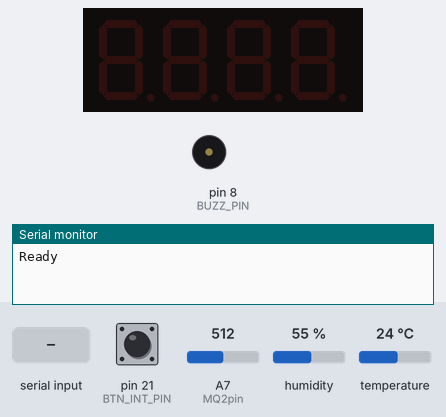
The sketch below on a simulated Arduino Mega 2560, built with avr-gcc and run on an emulated ATmega2560. Parts: 4-digit seven-segment display, buzzer (waves = sounding), the last lines printed to the serial monitor. Inputs (shaded band) come from the test bench; at power-on: pin 21 (BTN_INT_PIN) LOW, temperature 24 °C, A7 (MQ2pin) = 512, humidity 55 %.

Above: at 0.9 s.
1.0 s: "ted" received over the second serial link
3.5 s: "FIRE" received over the second serial link
At 4.9 s:
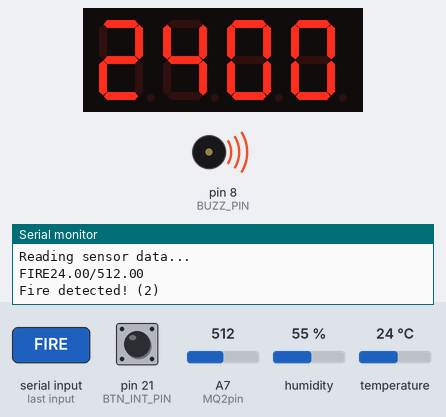
6.0 s: pin 21 (BTN_INT_PIN) pulled HIGH for 0.15 s
At 7.2 s:
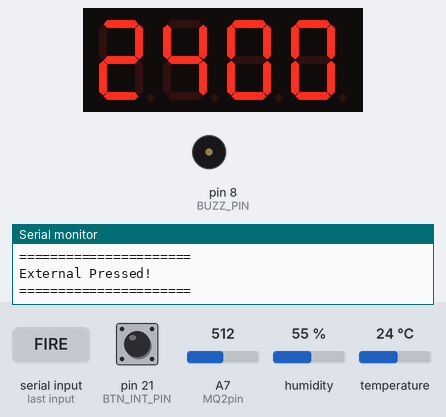
7.6 s: "SAFE" received over the second serial link
10.6 s: "90,45\n" received over the second serial link
13.6 s: temperature set to 12 °C
At 17.3 s:
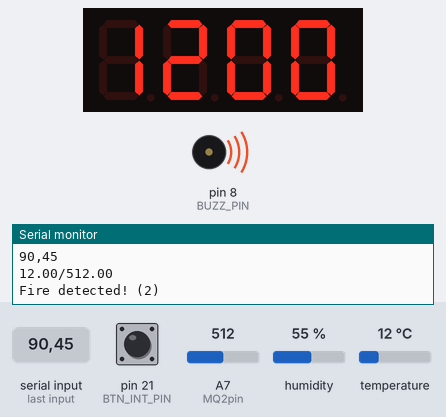
Timing chart, 0 to 17.6 s (numbered marks = the images above; inputs shaded):
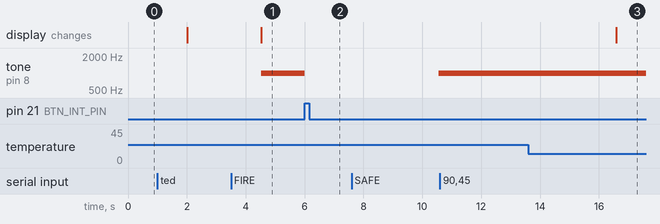

The sketch:

arduino_code.ino
```cpp
#include "DHT.h"
#include "TM1637.h"

#define DHTPIN A8
#define DHTTYPE DHT22
#define MQ2pin A7
#define CLK 2
#define DIO 3
#define BUZZ_PIN 8
#define BTN_INT_PIN 21

unsigned long lastInterrupt = millis();

TM1637 tm1637(CLK,DIO);
DHT dht(DHTPIN, DHTTYPE);

const char* ATMEGA_INIT = "00000000\n";
const char* ATMEGA_NORMAL = "11111111\n";
const char* ATMEGA_FIRE = "22222222\n";

const float TEMP_THRES = 40.0;
const float SMOKE_THRES = 300.0;

void setup() {
  // put your setup code here, to run once:
  Serial.begin(9600);
  Serial1.begin(9600);
  Serial2.begin(9600);
  Serial.println("Ready");

  while (true) {
    String recv_str = "";
    boolean t = false; // Check if received something
    while(Serial1.available() > 0) {
       recv_str = Serial1.readString();
       t = true;
    }

    if (t){
      Serial.println(recv_str);

      if (recv_str.indexOf("ted") != -1) { // Connec"ted", if yes go to loop
        break;
      }
    }
  }
  Serial1.write("OK");

  tm1637.init();
  tm1637.set(BRIGHT_TYPICAL);
  dht.begin();
  Serial.println("DHT22 and Gas sensor!");
  Serial2.write(ATMEGA_INIT);
  attachInterrupt(digitalPinToInterrupt(BTN_INT_PIN), interruptServiceRoutine, RISING);
  Serial.println("Interrupt attached");
}

bool extFireFlag = false;
float temp;
float smoke;

void loop() {
  Serial.println("Reading sensor data...");
  delay(1000);
  while (true) {
    String recv_str = "";
    boolean t = false;
    while(Serial1.available() > 0) {
       recv_str = Serial1.readString();
       t = true;

       // Read messages from ESP8266 (MQTT Subscription)
       if (recv_str.indexOf("FIRE") != -1) {
          extFireFlag = true;
       } else if (recv_str.indexOf("SAFE") != -1) {
          extFireFlag = false;
       }
    }

    if (t){
      Serial.print(recv_str);
      temp = readTemp();
      smoke = readSmoke();
      String sensorData = String(temp) + "/" + String(smoke);
      Serial.println(sensorData);
      displayTemp(temp);
      Serial1.write(sensorData.c_str());

      if (temp > TEMP_THRES || smoke > SMOKE_THRES || extFireFlag) {
        Serial.println("Fire detected! (2)");
        tone(BUZZ_PIN, 1000);
        Serial2.write(ATMEGA_FIRE);
      } else {
        Serial.println("Normal situation (1)");
        noTone(BUZZ_PIN);
        Serial2.write(ATMEGA_NORMAL);
      }

      delay(5000);
    }
  }
}

/*
Write strings of class `String` to Serial1 (ESP8266)
*/
void writeString(String stringData) { // Used to serially push out a String with Serial.write()
  for (int i = 0; i < stringData.length(); i++)
  {
    Serial1.write(stringData[i]);   // Push each char 1 by 1 on each loop pass
  }
  Serial.println("Finish writing");
}

float readTemp() {
  float temp = dht.readTemperature();
  if (isnan(temp)) {
    Serial.println("Failed to read from DHT sensor!");
    return;
  }
  return temp;
}

float readSmoke() {
  float sensorValue = analogRead(MQ2pin);
  return sensorValue;
}

/*
Show temperature value in TM1637 7-digit-display
*/
void displayTemp(float temp) {
  String temp_str = String(temp);
  int gap = 0;
  for (int ii = 0; ii < temp_str.length(); ii++) {
    if (ii == 2) { // Skip "." symbol in floating point
      gap = 1;
      continue;
    }
    tm1637.display(ii-gap, temp_str[ii] - '0');
  }
}

/*
ISR to turn on/off buzzer based on button press or FIRE/SAFE message
*/
void interruptServiceRoutine() {
  if (millis() - lastInterrupt <= 500) return;
  Serial.println("======================");
  Serial.println("External Pressed!");
  Serial.println("======================");
  extFireFlag = !extFireFlag;

  if (extFireFlag) {
    tone(BUZZ_PIN, 1000);
  } else {
    noTone(BUZZ_PIN);
  }

  lastInterrupt = millis();
}
```

Measured:
- after the input at 3.5 s, tone on pin 8 (BUZZ_PIN): silent → 1000 Hz after 1.0 s; the display: changes after 1.0 s (image 1)
- after the input at 6.0 s, tone on pin 8 (BUZZ_PIN): 1000 Hz → silent at once
- after the input at 7.6 s, tone on pin 8 (BUZZ_PIN): silent → 1000 Hz after 3.0 s
- after the input at 10.6 s, every drawn part: stays the same
- after the input at 13.6 s, the display: changes after 3.0 s (image 3)
